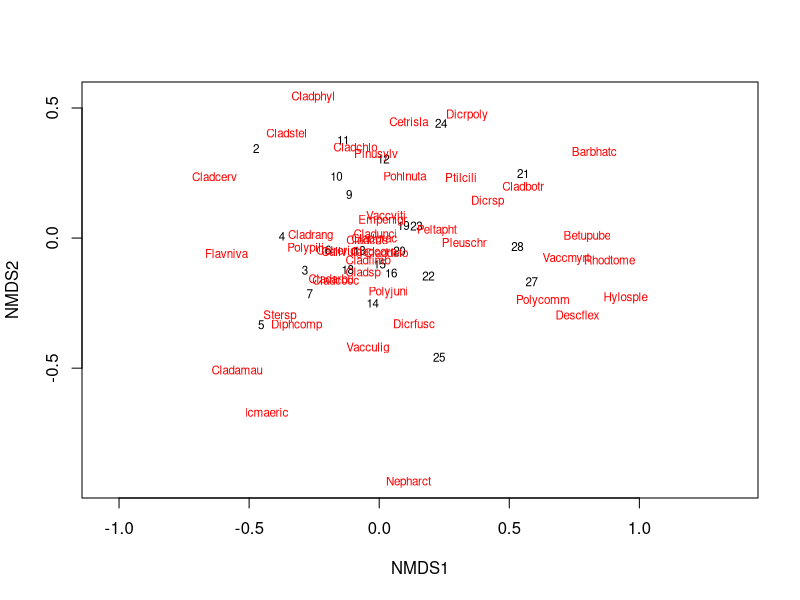
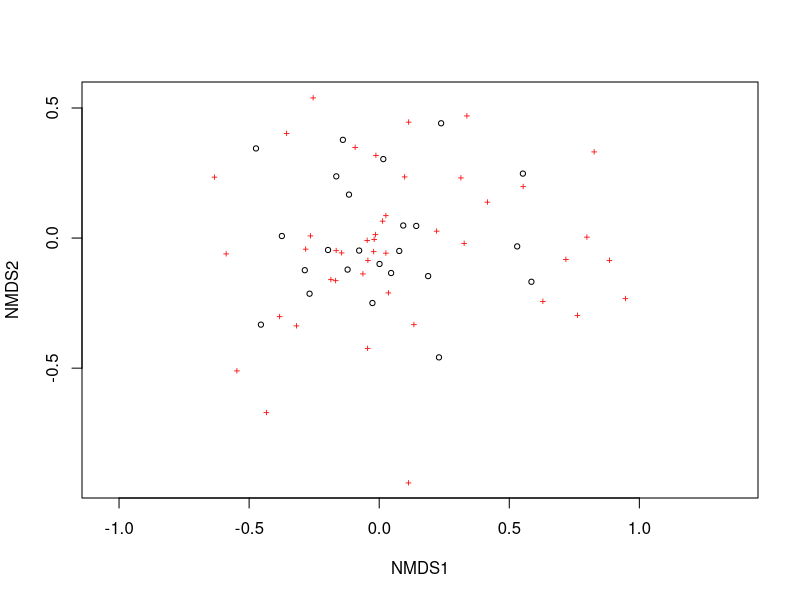
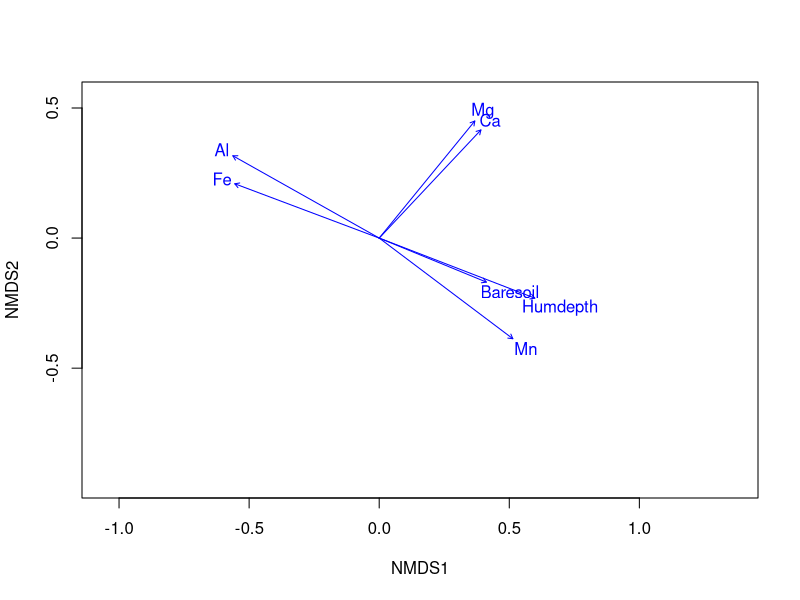

Source code (R) for these figures, in order:
# Building a NMDS with inbuilt

library(vegan) # Version 2.6.4

data("varespec") # Data sets of cover by lichen species
data("varechem") # Corresponding environmental parameters

ord <- metaMDS(varespec, distance = "bray", k = 2) # Ordination of the species

plot(ord, type = "t") # Showing the plot 
plot(ord, type = "p")
plot(ord, type = "n")

ef <- envfit(ord, varechem)
plot(ef, p.max = 0.05)
